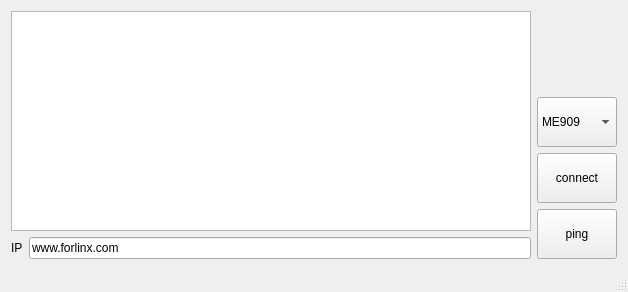
<?xml version="1.0" encoding="UTF-8"?>
<ui version="4.0">
 <class>MainWindow</class>
 <widget class="QMainWindow" name="MainWindow">
  <property name="geometry">
   <rect>
    <x>0</x>
    <y>0</y>
    <width>628</width>
    <height>292</height>
   </rect>
  </property>
  <property name="windowTitle">
   <string>4G</string>
  </property>
  <widget class="QWidget" name="centralWidget">
   <layout class="QGridLayout" name="gridLayout">
    <item row="0" column="0">
     <layout class="QHBoxLayout" name="horizontalLayout_2">
      <item>
       <layout class="QVBoxLayout" name="verticalLayout">
        <item>
         <widget class="QTextEdit" name="result"/>
        </item>
        <item>
         <layout class="QHBoxLayout" name="horizontalLayout">
          <item>
           <layout class="QHBoxLayout" name="horizontalLayout_3">
            <item>
             <widget class="QLabel" name="label_3">
              <property name="text">
               <string>IP</string>
              </property>
             </widget>
            </item>
            <item>
             <widget class="QLineEdit" name="hostip">
              <property name="text">
               <string>www.forlinx.com</string>
              </property>
             </widget>
            </item>
           </layout>
          </item>
         </layout>
        </item>
       </layout>
      </item>
      <item>
       <layout class="QVBoxLayout" name="verticalLayout_2">
        <item>
         <spacer name="verticalSpacer">
          <property name="orientation">
           <enum>Qt::Vertical</enum>
          </property>
          <property name="sizeHint" stdset="0">
           <size>
            <width>20</width>
            <height>40</height>
           </size>
          </property>
         </spacer>
        </item>
        <item>
         <widget class="QComboBox" name="comboBox">
          <property name="minimumSize">
           <size>
            <width>0</width>
            <height>50</height>
           </size>
          </property>
          <item>
           <property name="text">
            <string>ME909</string>
           </property>
          </item>
          <item>
           <property name="text">
            <string>EC20</string>
           </property>
          </item>
         </widget>
        </item>
        <item>
         <widget class="QPushButton" name="connect">
          <property name="sizePolicy">
           <sizepolicy hsizetype="Minimum" vsizetype="Preferred">
            <horstretch>0</horstretch>
            <verstretch>0</verstretch>
           </sizepolicy>
          </property>
          <property name="minimumSize">
           <size>
            <width>0</width>
            <height>50</height>
           </size>
          </property>
          <property name="text">
           <string>connect</string>
          </property>
         </widget>
        </item>
        <item>
         <widget class="QPushButton" name="ping">
          <property name="sizePolicy">
           <sizepolicy hsizetype="Preferred" vsizetype="Minimum">
            <horstretch>0</horstretch>
            <verstretch>0</verstretch>
           </sizepolicy>
          </property>
          <property name="minimumSize">
           <size>
            <width>0</width>
            <height>50</height>
           </size>
          </property>
          <property name="text">
           <string>ping</string>
          </property>
         </widget>
        </item>
       </layout>
      </item>
     </layout>
    </item>
   </layout>
  </widget>
  <widget class="QMenuBar" name="menuBar">
   <property name="geometry">
    <rect>
     <x>0</x>
     <y>0</y>
     <width>628</width>
     <height>23</height>
    </rect>
   </property>
  </widget>
  <widget class="QStatusBar" name="statusBar"/>
 </widget>
 <layoutdefault spacing="6" margin="11"/>
 <resources/>
 <connections/>
</ui>
